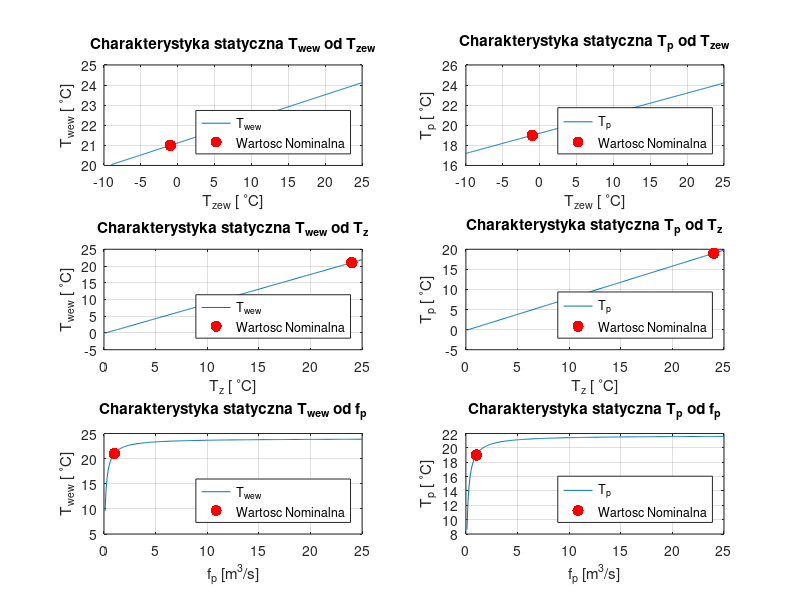

The MATLAB source for this figure:
close all;
%%%%%%%%%%%%%%%%%%%%%%%%%%%%%%%%%%%%%%%%%%%%%%%%%%%%%%%%%%%%%%%%%
% NOMINALNE WARTOSCI
T_zewN = -1;  % 'C
T_zN = 24;    % 'C
T_pN = 19;    % 'C
T_wewN = 21;  % 'C
f_pN = 1;     % m^3/s
c_p = 1000; % J/(kg*K)
ro_p = 1.2; % kg/m^3
dl = 20;   % m
szer = 10; % m
h_w = 5;   % m
h_p = 1.5; % m
V_w = dl*szer*h_w;   % m
V_p = dl*szer*h_p/3; % m dach jest ostroslupem
C_vw = c_p*ro_p*V_w;   % J/K
C_vp = c_p*ro_p*V_p;   % J/k
%%%%%%%%%%%%%%%%%%%%%%%%%%%%%%%%%%%%%%%%%%%%%%%%%%%%%%%%%%%%%%%%%
% Do zmniejszenia zapisu
a=c_p*ro_p*f_pN;
% Pro_porcja K
p=0.25;
% Obliczanie wspolczynnikow K
A = [(T_wewN-T_pN), (T_wewN-T_zewN); 
     (T_wewN-T_pN), (-p*(T_pN-T_zewN))];
B = [a*(T_zN-T_wewN); 0];
K_matrix = inv(A)*B;
% Wspolczynniki przenikalnosci cieplnej K
K_1=K_matrix(1,1); % W/K
K_w=K_matrix(2,1); % W/K
K_p=p*K_w;         % W/K
%%%%%%%%%%%%%%%%%%%%%%%%%%%%%%%%%%%%%%%%%%%%%%%%%%%%%%%%%%%%%%%%%






T_zew1 = T_zewN;                                                   
T_wew1 = T_wewN;                                                   
T_p1 = T_pN;                                                     
f_p1 = f_pN;
T_z1 = T_zN;                                                     
a = c_p*ro_p*f_pN;
M=1/(K_1+K_p);


figure();
subplot(321);
T_zew1=-9:0.1:25;
T_wewp = (c_p*ro_p*f_p1*T_z1+K_1*K_p*T_zew1*M +K_w*T_zew1)./(c_p*ro_p*f_p1+K_1+K_w-(K_1^2)*M) ;
T_po = (K_1*T_wewp+K_p*T_zew1)*M;
plot(T_zew1,T_wewp);
xlabel('T_{zew} [ ^{\circ}C]');
ylabel('T_{wew} [ ^{\circ}C]');
title('Charakterystyka statyczna T_{wew} od T_{zew}');
hold on;
plot(T_zewN, T_wewN, 'r.','Markersize',25);
grid on;
legend("T_{wew}","Wartosc Nominalna",'Location','SouthEast')


T_zew1 = T_zewN;                                                   
T_wew1 = T_wewN;                                                   
T_p1 = T_pN;                                                     
f_p1 = f_pN;
T_z1 = T_zN;                                                     
a = c_p*ro_p*f_pN;
M=1/(K_1+K_p);

subplot(323);
T_z1=0.1:0.1:25;
T_wewp = (c_p*ro_p*f_p1*T_z1+K_1*K_p*T_zew1*M +K_w*T_zew1)./(c_p*ro_p*f_p1+K_1+K_w-(K_1^2)*M) ;
T_po = (K_1*T_wewp+K_p*T_zew1)*M;
plot(T_z1,T_wewp);
xlabel('T_{z} [ ^{\circ}C]');
ylabel('T_{wew} [ ^{\circ}C]');
hold on;
plot(T_zN, T_wewN, 'r.','Markersize',25);
title('Charakterystyka statyczna T_{wew} od T_{z}');
grid on;
legend("T_{wew}","Wartosc Nominalna",'Location','SouthEast')

T_zew1 = T_zewN;                                                   
T_wew1 = T_wewN;                                                   
T_p1 = T_pN;                                                     
f_p1 = f_pN;
T_z1 = T_zN;                                                     
a = c_p*ro_p*f_pN;
M=1/(K_1+K_p);

subplot(325);
f_p1=0.1:0.1:25;
T_wewp = (c_p*ro_p*f_p1*T_z1+K_1*K_p*T_zew1*M +K_w*T_zew1)./(c_p*ro_p*f_p1+K_1+K_w-(K_1^2)*M) ;
T_po = (K_1*T_wewp+K_p*T_zew1)*M;
plot(f_p1,T_wewp);
xlabel('f_p [m^3/s]');
ylabel('T_{wew} [ ^{\circ}C]');
hold on;
plot(f_pN, T_wewN, 'r.','Markersize',25);
title('Charakterystyka statyczna T_{wew} od f_{p}');
grid on;
legend("T_{wew}","Wartosc Nominalna",'Location','SouthEast')

T_zew1 = T_zewN;                                                   
T_wew1 = T_wewN;                                                   
T_p1 = T_pN;                                                     
f_p1 = f_pN;
T_z1 = T_zN;                                                     
a = c_p*ro_p*f_pN;
M=1/(K_1+K_p);


subplot(322);
T_zew1=-10:0.1:25;
T_wewp = (c_p*ro_p*f_p1*T_z1+K_1*K_p*T_zew1*M +K_w*T_zew1)./(c_p*ro_p*f_p1+K_1+K_w-(K_1^2)*M) ;
T_po = (K_1*T_wewp+K_p*T_zew1)*M;
plot(T_zew1,T_po);
xlabel('T_{zew} [ ^{\circ}C]');
ylabel('T_{p} [ ^{\circ}C]');
title('Charakterystyka statyczna T_{p} od T_{zew}');
hold on;
plot(T_zewN, T_pN, 'r.','Markersize',25);
grid on;
legend('T_{p}','Wartosc Nominalna','Location','SouthEast')

T_zew1 = T_zewN;                                                   
T_wew1 = T_wewN;                                                   
T_p1 = T_pN;                                                     
f_p1 = f_pN;
T_z1 = T_zN;                                                     
a = c_p*ro_p*f_pN;
M=1/(K_1+K_p);
subplot(324);
T_z1=0.1:0.1:25;
T_wewp = (c_p*ro_p*f_p1*T_z1+K_1*K_p*T_zew1*M +K_w*T_zew1)./(c_p*ro_p*f_p1+K_1+K_w-(K_1^2)*M) ;
T_po = (K_1*T_wewp+K_p*T_zew1)*M;
plot(T_z1,T_po);
xlabel('T_{z} [ ^{\circ}C]');
ylabel('T_{p} [ ^{\circ}C]');
hold on;
plot(T_zN, T_pN, 'r.','Markersize',25);
title('Charakterystyka statyczna T_{p} od T_{z}');
grid on;
legend('T_{p}','Wartosc Nominalna','Location','SouthEast')

subplot(326);
T_zew1 = T_zewN;                                                   
T_wew1 = T_wewN;                                                   
T_p1 = T_pN;                                                     
f_p1 = f_pN;
T_z1 = T_zN;                                            
a = c_p*ro_p*f_pN;
M=1/(K_1+K_p);
f_p1=0.1:0.1:25;
T_wewp = (c_p*ro_p*f_p1*T_z1+K_1*K_p*T_zew1*M +K_w*T_zew1)./(c_p*ro_p*f_p1+K_1+K_w-(K_1^2)*M) ;
T_po = (K_1*T_wewp+K_p*T_zew1)*M;
plot(f_p1,T_po);
xlabel('f_p [m^3/s]');
ylabel('T_{p} [ ^{\circ}C]');
hold on;
plot(f_pN, T_pN, 'r.','Markersize',25);
title('Charakterystyka statyczna T_{p} od f_{p}');
grid on;
legend('T_{p}','Wartosc Nominalna','Location','SouthEast')


